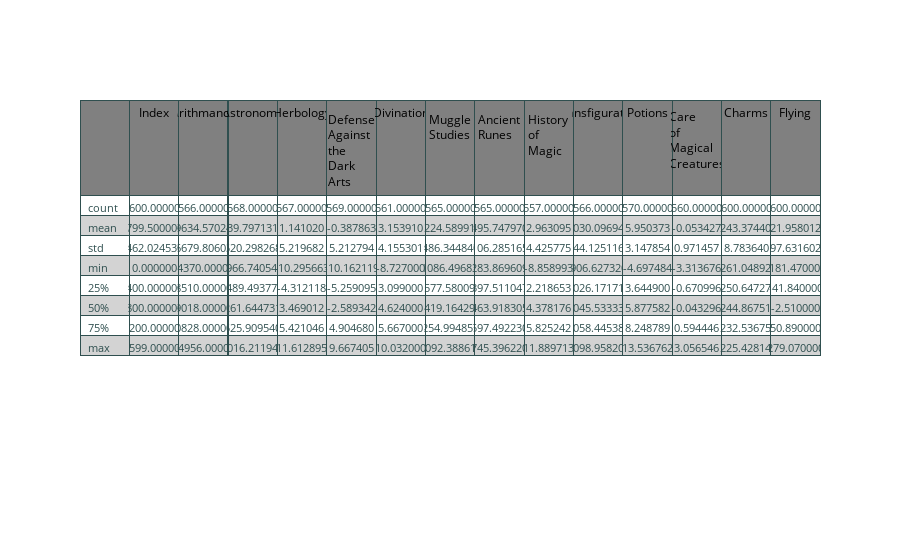

The code cell stored with this chart in its notebook:
### Code cell
import plotly.graph_objects as go

headerColor = 'grey'
rowEvenColor = 'lightgrey'
rowOddColor = 'white'

func_list = [count, mean, std, ft_min, partial(percentile, percent=25),\
             partial(percentile, percent=50), partial(percentile, percent=75),  ft_max]

vals = [] 

for func in func_list:
    vals.append(list(map(func, features)))

#tranpose the 2d array
vals = [list(x) for x  in zip(*vals)]

rounded_vals = []
for i in vals:
    tmp = []
    for j in i:
        tmp.append(format_decimal(j, 6))
    rounded_vals.append(tmp)
    
rounded_vals.insert(0,["count", "mean", "std", "min", "25%", "50%", "75%", "max"])

fig = go.Figure(data=[go.Table(
  header=dict(
    values=['',*features],
    line_color='darkslategray',
    fill_color=headerColor,
    align=['left','center'],
    font=dict(color='Black', size=12)
  ),
  cells=dict(
    values=rounded_vals,
    line_color='darkslategray',
    # 2-D list of colors for alternating rows
    fill_color = [[rowOddColor,rowEvenColor,rowOddColor, rowEvenColor,rowOddColor, rowEvenColor,rowOddColor,  rowEvenColor]],
    align = ['left', 'center'],
    font = dict(color = 'darkslategray', size = 11)
    ))
])

fig.show()

### Figure 1 — Plotly figure (JSON) as saved in the notebook; plotly's stock layout.template omitted (floating-point values rounded to 4 significant figures)
{"data": [{"cells": {"align": ["left", "center"], "fill": {"color": [["white", "lightgrey", "white", "lightgrey", "white", "lightgrey", "white", "lightgrey"]]}, "font": {"color": "darkslategray", "size": 11}, "line": {"color": "darkslategray"}, "values": [["count", "mean", "std", "min", "25%", "50%", "75%", "max"], ["1600.000000", "799.500000", "462.024530", "0.000000", "400.000000", "800.000000", "1200.000000", "1599.000000"], ["1566.000000", "49634.570243", "16679.806036", "-24370.000000", "38510.000000", "49018.000000", "60828.000000", "104956.000000"], ["1568.000000", "39.797131", "520.298268", "-966.740546", "-489.493777", "261.644731", "525.909540", "1016.211940"], ["1567.000000", "1.141020", "5.219682", "-10.295663", "-4.312118", "3.469012", "5.421046", "11.612895"], ["1569.000000", "-0.387863", "5.212794", "-10.162119", "-5.259095", "-2.589342", "4.904680", "9.667405"], ["1561.000000", "3.153910", "4.155301", "-8.727000", "3.099000", "4.624000", "5.667000", "10.032000"], ["1565.000000", "-224.589915", "486.344840", "-1086.496835", "-577.580096", "-419.164294", "254.994857", "1092.388611"], ["1565.000000", "495.747970", "106.285165", "283.869609", "397.511047", "463.918305", "597.492230", "745.396220"], ["1557.000000", "2.963095", "4.425775", "-8.858993", "2.218653", "4.378176", "5.825242", "11.889713"], ["1566.000000", "1030.096946", "44.125116", "906.627320", "1026.171713", "1045.533335", "1058.445388", "1098.958201"], ["1570.000000", "5.950373", "3.147854", "-4.697484", "3.644900", "5.877582", "8.248789", "13.536762"], ["1560.000000", "-0.053427", "0.971457", "-3.313676", "-0.670996", "-0.043296", "0.594446", "3.056546"], ["1600.000000", "-243.374409", "8.783640", "-261.048920", "-250.647270", "-244.867510", "-232.536750", "-225.428140"], ["1600.000000", "21.958012", "97.631602", "-181.470000", "-41.840000", "-2.510000", "50.890000", "279.070000"]]}, "header": {"align": ["left", "center"], "fill": {"color": "grey"}, "font": {"color": "Black", "size": 12}, "line": {"color": "darkslategray"}, "values": ["", "Index", "Arithmancy", "Astronomy", "Herbology", "Defense Against the Dark Arts", "Divination", "Muggle Studies", "Ancient Runes", "History of Magic", "Transfiguration", "Potions", "Care of Magical Creatures", "Charms", "Flying"]}, "type": "table"}], "layout": {}}
